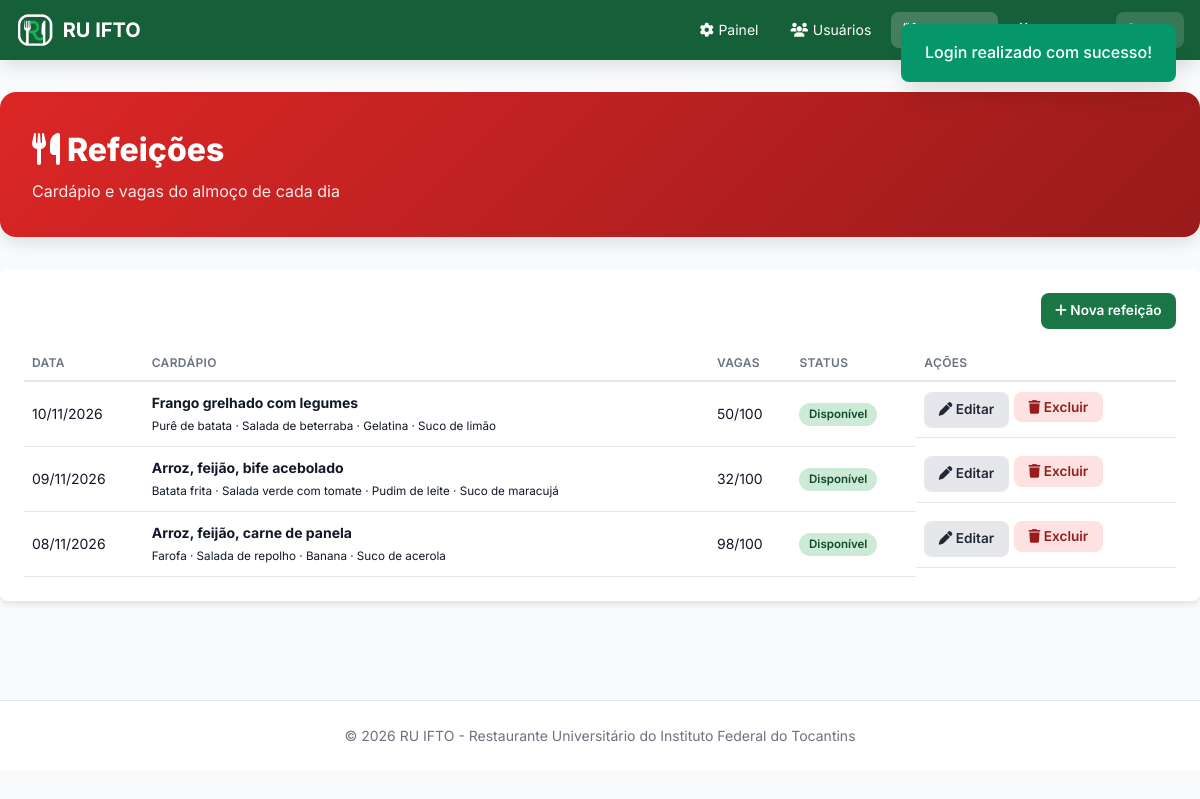
/admin/refeicoes.php (signed in), run on the app's committed database.
### tables this page shows
CREATE TABLE IF NOT EXISTS refeicoes (
    id                      INT UNSIGNED AUTO_INCREMENT PRIMARY KEY,
    tipo                    ENUM('almoco') NOT NULL DEFAULT 'almoco',
    data                    DATE         NOT NULL,
    cardapio_principal      VARCHAR(200) NOT NULL,
    cardapio_acompanhamento VARCHAR(200) NULL,
    cardapio_salada         VARCHAR(200) NULL,
    cardapio_sobremesa      VARCHAR(200) NULL,
    cardapio_suco           VARCHAR(200) NULL,
    vagas_totais            INT UNSIGNED NOT NULL DEFAULT 100,
    vagas_disponiveis       INT UNSIGNED NOT NULL DEFAULT 100,
    status                  ENUM('disponivel','lotado') NOT NULL DEFAULT 'disponivel',
    UNIQUE KEY uk_refeicao_dia (tipo, data),
    CONSTRAINT chk_vagas CHECK (vagas_disponiveis <= vagas_totais)
);

### src/helpers.php (called while the page is built, shortened)
<?php
function e(?string $texto): string
{
    return htmlspecialchars((string) $texto, ENT_QUOTES, 'UTF-8');
}
function url(string $caminho = ''): string
{
    return BASE_URL . '/' . ltrim($caminho, '/');
}
function dataBR(?string $data): string
{
    return $data ? date('d/m/Y', strtotime($data)) : '-';
}

### config/config.php (called while the page is built, shortened)
<?php
spl_autoload_register(function (string $classe) {
    $arquivo = ROOT_PATH . '/src/' . $classe . '.php';
});
require_once ROOT_PATH . '/src/helpers.php';

### src/Database.php (called while the page is built, shortened)
<?php
class Database
{
    private static ?PDO $instancia = null;
    public static function conectar(): PDO
    {
        if (self::$instancia === null) {
            $dsn = sprintf('mysql:host=%s;port=%s;dbname=%s;charset=utf8mb4', DB_HOST, DB_PORT, DB_NAME);
            try {
                self::$instancia = new PDO($dsn, DB_USER, DB_PASS, [
                    PDO::ATTR_ERRMODE            => PDO::ERRMODE_EXCEPTION,
                    PDO::ATTR_DEFAULT_FETCH_MODE => PDO::FETCH_ASSOC,
                    PDO::ATTR_EMULATE_PREPARES   => false,
                ]);
            } catch (PDOException $e) {
                http_response_code(500);
                exit('Erro ao conectar ao banco de dados. Verifique config/config.php e se o script database/ruifto.sql foi importado.');
            }
        }
        return self::$instancia;
    }
}

### src/Model.php (called while the page is built, shortened)
<?php
abstract class Model
{
    protected static function db(): PDO
    {
        return Database::conectar();
    }
    public static function fromRow(array $linha): static
    {
        $obj = new static();
        foreach ($linha as $campo => $valor) {
            if (property_exists($obj, $campo)) {
                $obj->$campo = $valor;
            }
        }
        $obj->id = (int) $linha['id'];
        return $obj;
    }
}

### src/Refeicao.php (called while the page is built, shortened)
<?php
class Refeicao extends Model
{
    public static function listar(): array
    {
        $linhas = self::db()->query('SELECT * FROM refeicoes ORDER BY data DESC')->fetchAll();
        return array_map([self::class, 'fromRow'], $linhas);
    }
}

### admin/refeicoes.php (the view, shortened to what this page needs)
<?php
require_once dirname(__DIR__) . '/config/config.php';
$refeicoes = Refeicao::listar();
$hoje = date('Y-m-d');
require dirname(__DIR__) . '/includes/header.php';
?>
<div class="dashboard-header" style="background:linear-gradient(135deg,#dc2626,#991b1b);">
    <h1><i class="fas fa-utensils"></i> Refeições</h1><p>Cardápio e vagas do almoço de cada dia</p>
</div>
<div class="panel">
    <div class="page-actions">
        <a class="btn btn-verde" href="<?= url('admin/refeicao_form.php') ?>"><i class="fas fa-plus"></i> Nova refeição</a>
    </div>
    <table class="admin-table">
        <thead><tr><th>Data</th><th>Cardápio</th><th>Vagas</th><th>Status</th><th>Ações</th></tr></thead>
        <tbody>
        <?php foreach ($refeicoes as $r): ?>
            <tr>
                <td><?= e(dataBR($r->data)) ?><?= $r->data === $hoje ? ' <span class="badge aluno">hoje</span>' : '' ?></td>
                <td><strong><?= e($r->cardapio_principal) ?></strong><br><small><?= e(implode(' · ', array_filter([$r->cardapio_acompanhamento, $r->cardapio_salada, $r->cardapio_sobremesa, $r->cardapio_suco]))) ?></small></td>
                <td><?= (int) $r->vagas_disponiveis ?>/<?= (int) $r->vagas_totais ?></td>
                <td><span class="badge <?= $r->status === 'disponivel' ? 'aluno' : 'admin' ?>"><?= $r->status === 'disponivel' ? 'Disponível' : 'Lotado' ?></span></td>
                <td class="tabela-acoes">
                    <a class="btn btn-cinza" href="<?= url('admin/refeicao_form.php?id=' . $r->id) ?>"><i class="fas fa-pen"></i> Editar</a>
                    <form method="post" onsubmit="return confirm('Excluir esta refeição? As reservas dela também serão removidas.')">
                        <button class="btn btn-vermelho"><i class="fas fa-trash"></i> Excluir</button>
                    </form>
                </td>
            </tr>
        <?php endforeach; ?>
        </tbody>
    </table>
</div>
<?php require dirname(__DIR__) . '/includes/footer.php';

### assets/css/style.css (style rules this page uses)
* { margin: 0; padding: 0; box-sizing: border-box; }
:root { --primary-50: #eaf6ee; --primary-100: #cdead7; --primary-200: #a3d9b6; --primary-300: #71c390; --primary-400: #45ab72; --primary-500: #268f57; --primary-600: #1a7745; --primary-700: #156038; --primary-800: #114a2c; --primary-900: #0c3520; --gray-50: #f9fafb; --gray-100: #f3f4f6; --gray-200: #e5e7eb; --gray-300: #d1d5db; --gray-400: #9ca3af; --gray-500: #6b7280; --gray-600: #4b5563; --gray-700: #374151; --gray-800: #1f2937; --gray-900: #111827; --green-100: #d1fae5; --green-600: #059669; --green-800: #065f46; --red-100: #fee2e2; --red-600: #dc2626; --red-800: #991b1b; --yellow-100: #fef3c7; --yellow-600: #d97706; --shadow-sm: 0 1px 2px 0 rgb(0 0 0 / 0.05); --shadow-md: 0 4px 6px -1px rgb(0 0 0 / 0.1); --shadow-lg: 0 10px 15px -3px rgb(0 0 0 / 0.1); --shadow-xl: 0 20px 25px -5px rgb(0 0 0 / 0.1); --radius: 0.5rem; --radius-lg: 1rem; }
body { font-family: 'Inter', -apple-system, BlinkMacSystemFont, sans-serif; background: var(--gray-50); color: var(--gray-900); line-height: 1.6; min-height: 100vh; }
.dashboard-header { background: linear-gradient(135deg, var(--primary-600), var(--primary-800)); color: white; padding: 2rem; border-radius: var(--radius-lg); margin-bottom: 2rem; box-shadow: var(--shadow-lg); }
.dashboard-header h1 { font-size: 2rem; font-weight: 800; }
.dashboard-header p { opacity: 0.9; margin-top: 0.25rem; }
.admin-table { width: 100%; border-collapse: collapse; font-size: 0.875rem; }
.admin-table th { text-align: left; padding: 0.5rem 0.5rem; color: var(--gray-500); font-weight: 600; font-size: 0.75rem; text-transform: uppercase; letter-spacing: 0.03em; border-bottom: 2px solid var(--gray-200); position: sticky; top: 0; background: white; }
.admin-table td { padding: 0.6rem 0.5rem; border-bottom: 1px solid var(--gray-200); }

### assets/css/extra.css (style rules this page uses)
.page-actions { display:flex; gap:.5rem; flex-wrap:wrap; align-items:center; justify-content:space-between; margin-bottom:1rem; }
.panel { background:#fff; border-radius:var(--radius); padding:1.5rem; box-shadow:var(--shadow-md); margin-bottom:1.5rem; overflow-x:auto; }
.btn { display:inline-block; padding:.45rem .9rem; border-radius:var(--radius); border:none; font-size:.85rem; font-weight:600; cursor:pointer; text-decoration:none; font-family:inherit; }
.btn-verde { background:var(--primary-600); color:#fff; }
.btn-cinza { background:var(--gray-200); color:var(--gray-800); }
.btn-vermelho { background:var(--red-100); color:var(--red-800); }
.tabela-acoes { display:flex; gap:.35rem; flex-wrap:wrap; }
.tabela-acoes form { display:inline; }
.badge { display:inline-block; padding:.15rem .6rem; border-radius:999px; font-size:.72rem; font-weight:600; background:var(--gray-100); color:var(--gray-700); }
.badge.aluno { background:var(--primary-100); color:var(--primary-800); }

### data on the page
refeicoes: data "10/11/2026", cardapio_principal "Frango grelhado com legumes", cardapio_acompanhamento+cardapio_salada+cardapio_sobremesa "Purê de batata · Salada de beterraba · Gelatina · Suco de limão", vagas_disponiveis "50", vagas_totais "100", status "Disponível"
refeicoes: data "09/11/2026", cardapio_principal "Arroz, feijão, bife acebolado", cardapio_acompanhamento+cardapio_salada+cardapio_sobremesa "Batata frita · Salada verde com tomate · Pudim de leite · Suco de maracujá", vagas_disponiveis "32", vagas_totais "100", status "Disponível"
refeicoes: data "08/11/2026", cardapio_principal "Arroz, feijão, carne de panela", cardapio_acompanhamento+cardapio_salada+cardapio_sobremesa "Farofa · Salada de repolho · Banana · Suco de acerola", vagas_disponiveis "98", vagas_totais "100", status "Disponível"
